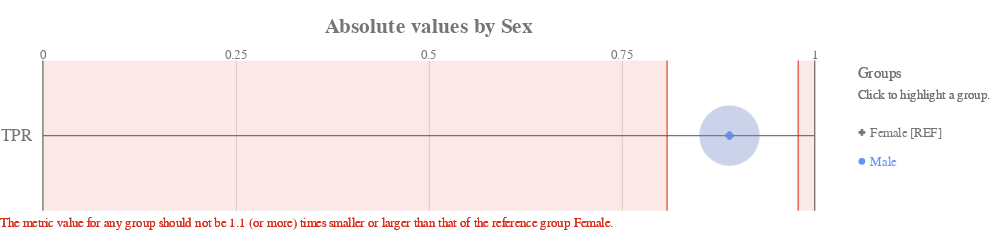

The code cell stored with this chart in its notebook:
### Code cell
ap.absolute(bdf, metrics, 'Sex', fairness_threshold = disparity_tolerance)

### Figure 1 — Vega-Lite specification as saved in the notebook (floating-point values rounded to 4 significant figures)
{"config": {"view": {"continuousWidth": 400, "continuousHeight": 300, "strokeWidth": 0}, "axisLeft": {"labelColor": "rgb(117,117,117)", "labelFont": "Arial", "labelFontSize": 16}, "title": {"align": "center", "baseline": "middle", "color": "rgb(117,117,117)", "font": "Arial", "fontSize": 20, "fontWeight": "bold"}}, "layer": [{"data": {"name": "data-2877b248c93196b56da8c0b23bb53c1d"}, "mark": {"type": "rule", "stroke": "rgb(117,117,117)", "strokeWidth": 1.25, "tooltip": ""}, "encoding": {"x": {"type": "quantitative", "field": "start", "scale": {"domain": [0, 1], "range": [40.0, 760.0]}}, "x2": {"field": "end"}, "y": {"type": "nominal", "axis": {"domain": false, "labelAngle": 0, "labelPadding": -30, "orient": "left", "ticks": false, "title": ""}, "field": "y_position", "scale": {"domain": ["TPR"], "range": [17.5, 157.5]}}}}, {"data": {"name": "data-6cfe259518f6c7b358d8f836a73e6b7f"}, "mark": {"type": "rule", "stroke": "rgb(117,117,117)", "strokeWidth": 1.25, "tooltip": ""}, "encoding": {"x": {"type": "quantitative", "field": "x_position", "scale": {"domain": [0, 1], "range": [40.0, 760.0]}}, "y": {"value": 17.5}, "y2": {"value": 157.5}}}, {"data": {"name": "data-60ed1133fa688d151d36705a369482e0"}, "mark": {"type": "text", "align": "center", "color": "rgb(117,117,117)", "font": "Arial", "fontSize": 12, "fontWeight": "normal", "tooltip": ""}, "encoding": {"text": {"type": "nominal", "field": "value"}, "x": {"type": "quantitative", "field": "value", "scale": {"domain": [0, 1], "range": [40.0, 760.0]}}, "y": {"value": 12.25}}}, {"layer": [{"mark": {"type": "rect", "opacity": 0.8, "stroke": "rgb(217, 46, 28)", "strokeWidth": 1.25, "tooltip": ""}, "encoding": {"x": {"type": "quantitative", "field": "lower_threshold_value", "scale": {"domain": [0, 1], "range": [40.0, 760.0]}}, "x2": {"field": "lower_threshold_value"}, "y": {"type": "nominal", "axis": {"domain": false, "grid": false, "labels": false, "ticks": false, "title": " "}, "field": "metric", "scale": {"domain": ["TPR"], "range": [17.5, 157.5]}}}}, {"mark": {"type": "rect", "opacity": 0.8, "stroke": "rgb(217, 46, 28)", "strokeWidth": 1.25, "tooltip": ""}, "encoding": {"x": {"type": "quantitative", "field": "upper_threshold_value", "scale": {"domain": [0, 1], "range": [40.0, 760.0]}}, "x2": {"field": "upper_threshold_value"}, "y": {"type": "nominal", "axis": {"domain": false, "grid": false, "labels": false, "ticks": false, "title": " "}, "field": "metric", "scale": {"domain": ["TPR"], "range": [17.5, 157.5]}}}}, {"layer": [{"mark": {"type": "rect", "fill": "rgb(217, 46, 28)", "opacity": 0.1, "tooltip": ""}, "encoding": {"x": {"type": "quantitative", "field": "lower_threshold_value", "scale": {"domain": [0, 1], "range": [40.0, 760.0]}}, "x2": {"field": "lower_end"}, "y": {"type": "nominal", "axis": {"domain": false, "grid": false, "labels": false, "ticks": false, "title": " "}, "field": "metric", "scale": {"domain": ["TPR"], "range": [17.5, 157.5]}}}}, {"mark": {"type": "rect", "fill": "rgb(217, 46, 28)", "opacity": 0.1, "tooltip": ""}, "encoding": {"x": {"type": "quantitative", "field": "upper_threshold_value", "scale": {"domain": [0, 1], "range": [40.0, 760.0]}}, "x2": {"field": "upper_end"}, "y": {"type": "nominal", "axis": {"domain": false, "grid": false, "labels": false, "ticks": false, "title": " "}, "field": "metric", "scale": {"domain": ["TPR"], "range": [17.5, 157.5]}}}}]}, {"data": {"name": "data-79dd248bdaa0ea02c535240e8ad022c8"}, "mark": {"type": "text", "align": "left", "baseline": "top", "fill": "rgb(217, 46, 28)", "font": "Arial", "fontSize": 12, "fontWeight": "normal", "tooltip": ""}, "encoding": {"text": {"value": "The metric value for any group should not be 1.1 (or more) times smaller or larger than that of the reference group Female."}, "x": {"value": 0}, "y": {"value": 163.3}}}], "data": {"name": "data-df8c49f14413d08448e0799c72c6245e"}}, {"layer": [{"mark": "circle"}, {"data": {"name": "data-84645f820c3a84a699f3a25ac1ab80a8"}, "mark": {"type": "circle", "opacity": 0.2}, "encoding": {"color": {"condition": {"type": "nominal", "field": "attribute_value", "legend": null, "scale": {"domain": ["Female", "Male"], "range": ["rgb(117,117,117)", "rgb(100, 143, 255)", "rgb(254, 97, 0)", "rgb(220, 38, 127)", "rgb(255, 176, 0)", "rgb(120, 94, 240)"]}, "selection": "selector085"}, "value": "rgb(224,224,224)"}, "size": {"type": "quantitative", "field": "group_size", "legend": null, "scale": {"domain": [0, 1256.0], "range": [0, 3848.0]}}, "tooltip": [{"type": "nominal", "field": "attribute_value", "title": "Group"}, {"type": "nominal", "field": "tooltip_group_size", "title": "Group Size"}, {"type": "nominal", "field": "tooltip_disparity_explanation_tpr", "title": "Disparity"}, {"type": "quantitative", "field": "tpr", "format": ".2f", "title": "TPR"}], "x": {"type": "quantitative", "axis": {"domain": false, "labels": false, "ticks": false, "title": null, "values": [0.25, 0.5, 0.75]}, "field": "tpr", "scale": {"domain": [0, 1], "range": [40.0, 760.0]}}, "y": {"type": "nominal", "axis": {"domain": false, "grid": false, "labels": false, "ticks": false, "title": " "}, "field": "metric_variable", "scale": {"domain": ["TPR"], "range": [17.5, 157.5]}}}, "selection": {"selector087": {"type": "multi", "empty": "all", "fields": ["attribute_value"]}}, "transform": [{"calculate": "'TPR'", "as": "metric_variable"}]}, {"layer": [{"mark": "point"}, {"data": {"name": "data-84645f820c3a84a699f3a25ac1ab80a8"}, "mark": {"type": "point", "filled": true, "size": 60}, "encoding": {"color": {"condition": {"type": "nominal", "field": "attribute_value", "legend": null, "scale": {"domain": ["Female", "Male"], "range": ["rgb(117,117,117)", "rgb(100, 143, 255)", "rgb(254, 97, 0)", "rgb(220, 38, 127)", "rgb(255, 176, 0)", "rgb(120, 94, 240)"]}, "selection": "selector085"}, "value": "rgb(224,224,224)"}, "shape": {"type": "nominal", "field": "attribute_value", "legend": null, "scale": {"domain": ["Female", "Male"], "range": ["cross", "circle"]}}, "tooltip": [{"type": "nominal", "field": "attribute_value", "title": "Group"}, {"type": "nominal", "field": "tooltip_group_size", "title": "Group Size"}, {"type": "nominal", "field": "tooltip_disparity_explanation_tpr", "title": "Disparity"}, {"type": "quantitative", "field": "tpr", "format": ".2f", "title": "TPR"}], "x": {"type": "quantitative", "axis": {"domain": false, "labels": false, "ticks": false, "title": null, "values": [0.25, 0.5, 0.75]}, "field": "tpr", "scale": {"domain": [0, 1], "range": [40.0, 760.0]}}, "y": {"type": "nominal", "axis": {"domain": false, "grid": false, "labels": false, "ticks": false, "title": " "}, "field": "metric_variable", "scale": {"domain": ["TPR"], "range": [17.5, 157.5]}}}, "selection": {"selector086": {"type": "multi", "empty": "all", "fields": ["attribute_value"]}}, "transform": [{"calculate": "'TPR'", "as": "metric_variable"}]}]}]}, {"layer": [{"mark": {"type": "point", "filled": true, "opacity": 1, "size": 39.48}, "encoding": {"color": {"condition": {"type": "nominal", "field": "attribute_value", "legend": null, "scale": {"domain": ["Female", "Male"], "range": ["rgb(117,117,117)", "rgb(100, 143, 255)", "rgb(254, 97, 0)", "rgb(220, 38, 127)", "rgb(255, 176, 0)", "rgb(120, 94, 240)"]}, "selection": "selector085"}, "value": "rgb(224,224,224)"}, "shape": {"type": "nominal", "field": "attribute_value", "legend": null, "scale": {"domain": ["Female", "Male"], "range": ["cross", "circle"]}}, "x": {"value": 804}, "y": {"type": "nominal", "axis": {"domain": false, "grid": false, "labels": false, "ticks": false, "title": " "}, "field": "attribute_value", "scale": {"domain": ["Female", "Male"], "range": [71, 125]}}}, "selection": {"selector085": {"type": "multi", "empty": "all", "fields": ["attribute_value"]}}}, {"mark": {"type": "text", "align": "left", "baseline": "middle", "font": "Arial", "fontSize": 12, "fontWeight": "normal"}, "encoding": {"color": {"condition": {"type": "nominal", "field": "attribute_value", "legend": null, "scale": {"domain": ["Female", "Male"], "range": ["rgb(117,117,117)", "rgb(100, 143, 255)", "rgb(254, 97, 0)", "rgb(220, 38, 127)", "rgb(255, 176, 0)", "rgb(120, 94, 240)"]}, "selection": "selector085"}, "value": "rgb(224,224,224)"}, "text": {"type": "nominal", "field": "label"}, "x": {"value": 812}, "y": {"type": "nominal", "axis": {"domain": false, "grid": false, "labels": false, "ticks": false, "title": " "}, "field": "attribute_value", "scale": {"domain": ["Female", "Male"], "range": [71, 125]}}}, "selection": {"selector088": {"type": "multi", "empty": "all", "fields": ["attribute_value"]}}}, {"data": {"name": "data-79dd248bdaa0ea02c535240e8ad022c8"}, "mark": {"type": "text", "align": "left", "baseline": "middle", "color": "rgb(117,117,117)", "font": "Arial", "fontSize": 12, "fontWeight": "normal"}, "encoding": {"text": {"value": "Click to highlight a group."}, "x": {"value": 800}, "y": {"value": 49}}}, {"data": {"name": "data-79dd248bdaa0ea02c535240e8ad022c8"}, "mark": {"type": "text", "align": "left", "baseline": "middle", "color": "rgb(117,117,117)", "font": "Arial", "fontSize": 14, "fontWeight": "normal"}, "encoding": {"text": {"value": "Groups"}, "x": {"value": 800}, "y": {"value": 30}}}], "data": {"name": "data-174220ed2be66a6b115cb2460514c3b9"}}], "height": 175, "padding": {"top": 15, "bottom": 10}, "resolve": {"scale": {"size": "independent", "y": "independent"}}, "title": "Absolute values by Sex", "width": 800, "$schema": "https://vega.github.io/schema/vega-lite/v4.8.1.json", "datasets": {"data-2877b248c93196b56da8c0b23bb53c1d": [{"y_position": "TPR", "start": 0, "end": 1}], "data-6cfe259518f6c7b358d8f836a73e6b7f": [{"x_position": 0}, {"x_position": 1}], "data-60ed1133fa688d151d36705a369482e0": [{"value": 0.0}, {"value": 0.25}, {"value": 0.5}, {"value": 0.75}, {"value": 1.0}], "data-df8c49f14413d08448e0799c72c6245e": [{"lower_end": 0, "upper_end": 1, "lower_threshold_value": 0.8088, "upper_threshold_value": 0.9786, "metric": "TPR"}], "data-79dd248bdaa0ea02c535240e8ad022c8": [{"a": 1, "b": 0}, {"a": 1, "b": 0}], "data-84645f820c3a84a699f3a25ac1ab80a8": [{"attribute_name": "Sex", "attribute_value": "Female", "group_size": 1047, "total_entities": 2062, "tpr": 0.8896, "tpr_disparity": 1.0, "tpr_disparity_scaled": 0.0, "tooltip_group_size": "1,047 (50.78%)", "tooltip_disparity_explanation_tpr": "Reference group"}, {"attribute_name": "Sex", "attribute_value": "Male", "group_size": 1015, "total_entities": 2062, "tpr": 0.8894, "tpr_disparity": 0.9997, "tpr_disparity_scaled": -0.0002605, "tooltip_group_size": "1,015 (49.22%)", "tooltip_disparity_explanation_tpr": "1.00 times smaller TPR than the reference group"}], "data-174220ed2be66a6b115cb2460514c3b9": [{"attribute_value": "Female", "label": "Female [REF]"}, {"attribute_value": "Male", "label": "Male"}]}}
